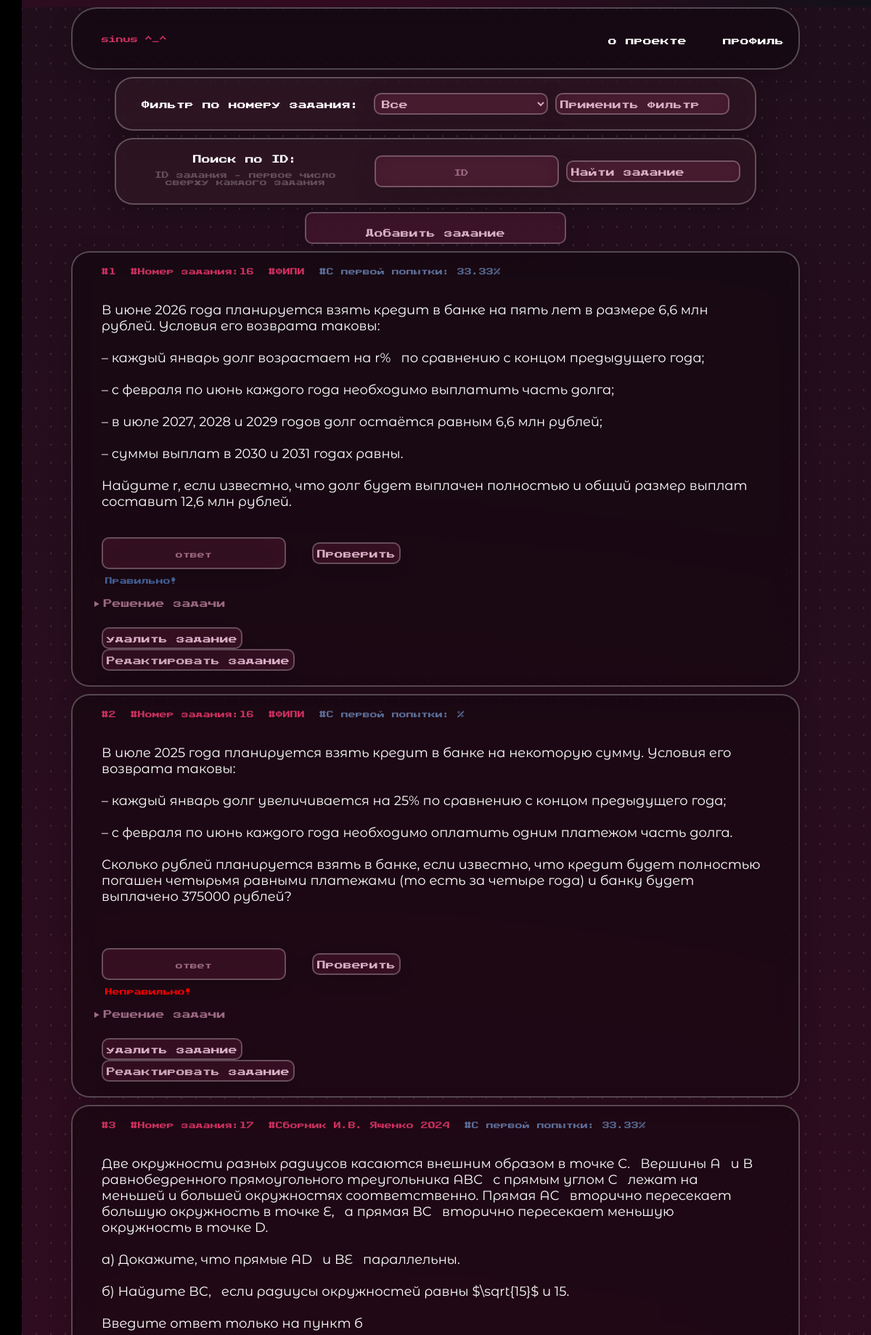
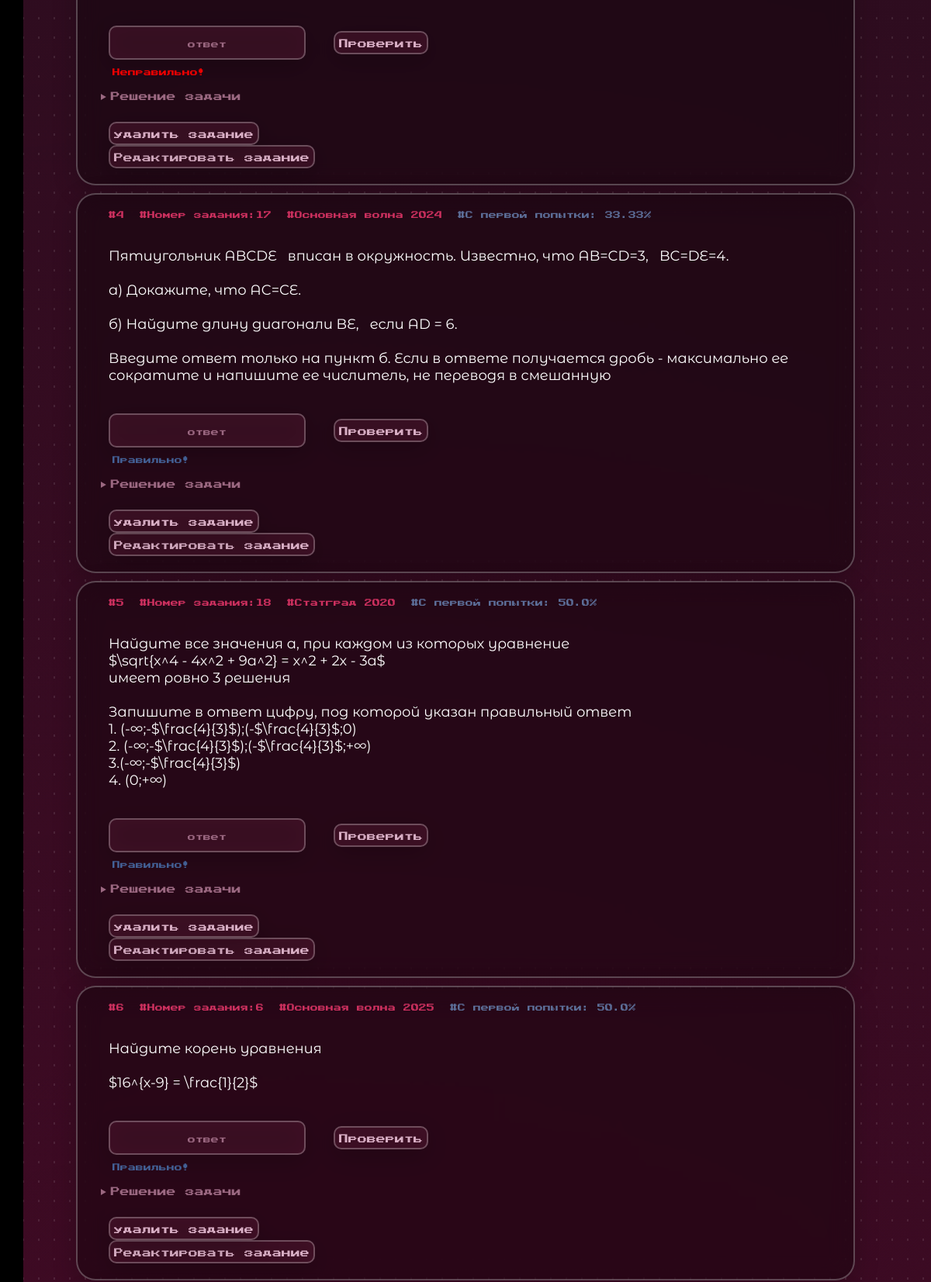
Page /tasks (signed in, upper part) on the committed database (2 pictures, top to bottom).
### tables this page shows
CREATE TABLE tasks(
            id INTEGER PRIMARY KEY,
            number INTEGER,
            source TEXT,
            text TEXT,
            solution TEXT,
            answer TEXT
        , image TEXT);

### app.py (the view)
@app.route('/tasks')
@regs_only
def tasks():
    user_id=session.get('user_id')
    if user_id is None:
        return redirect('/login')
    number=request.args.get('number')
    task_id=request.args.get('task_id')
    conn=sqlite3.connect('users.db')
    conn.row_factory=sqlite3.Row
    cur=conn.cursor()
    query='''
        SELECT tasks.*, COALESCE(user_tasks.status,'Задача еще не решена') AS status FROM tasks
        LEFT JOIN user_tasks
        ON tasks.id=user_tasks.task_id
        AND user_tasks.user_id=?
        WHERE 1=1
    '''
    options=[user_id]
    if number:
        query+='AND tasks.number=?'
        options.append(number)
    if task_id:
        query+='AND tasks.id=?'
        options.append(task_id)
    cur.execute(query, options)
    tasks=cur.fetchall()
    cur.execute('''
        SELECT task_id, COUNT(*) AS total, SUM(CASE WHEN attempt_number=1 AND correct=1 THEN 1 ELSE 0 END) AS correct_first_attempts
        FROM task_attempts
        GROUP BY task_id
    ''')
    stats_raw=cur.fetchall()
    stats={}
    for r in stats_raw:
        task_id=r['task_id']
        total=r[1]
        first_attempts=r[2]
        percent=(first_attempts/total)*100 if total>0 else 0
        stats[task_id]=round(percent,2)
    conn.close()
    return render_template('tasks.html', tasks=tasks, stats=stats)

### app.py (called while the page is built)
def regs_only(f):
    @wraps(f)
    def wrapper(*args,**kwags):
        if 'user_id' not in session:
            return redirect('/login')
        return f(*args,**kwags)
    return wrapper

### templates/tasks.html (shortened to what this page needs)
<!DOCTYPE html>
<html lang="en">
    <head>
        <link rel="stylesheet" href="https://cdn.jsdelivr.net/npm/katex@0.16.9/dist/katex.min.css">
        <link rel="stylesheet" href="{{ url_for('static',filename='css/styles.css')}}">
    </head>
    <body>
        <header class="header" style="width:80%">
            <ul class="header__list1">
                <li>
                    <p class="classification main_Thing">sinus ^_^</p>
                </li>
            </ul>
            <ul class="header__list2">
                <li>
                    <a href="{{url_for('about')}}" class="lighttext main_Thing">о проекте</a>
                </li>
                <li>
                    <a href="{{url_for('profile')}}" class="lighttext main_Thing">профиль</a>
                </li>
            </ul>
        </header>
        <form method="GET" action="{{url_for('tasks')}}" class="filterForm">
            <div class="filter_labels">
                <label style="font-size:12px; margin: auto 0 auto 0">Фильтр по номеру задания:</label>
            </div>
            <div class="filterButtons">
                <select name="number" class="buttons lightBox main_Thing filter_button">
                    <option value="">Все</option>
                </select>
                <button type="submit" class="buttons lightBox main_Thing filter_button">Применить фильтр</button>
            </div>
        </form>
        <form method="GET" action="{{url_for('tasks')}}" class="filterForm">
            <div class="filter_labels">
                <label style="font-size:12px;">Поиск по ID:</label>
                <label class="heading" style="font-size:10px;">ID задания - первое число сверху каждого задания</label>
            </div>
            <div class="filterButtons">
                <input type="number" name="task_id" class="lightBox buttons main_Thing filter_button" placeholder="ID">
                <button type="submit" class="buttons lightBox main_Thing filter_button">Найти задание</button>
            </div>
        </form>
        {% if session['role']=='admin' %}
            <button onclick="openTaskAdding()" class="buttons lightBox add_Task main_Thing">Добавить задание</button>
        {% endif %}
        {% for task in tasks %}
            <div class="task">
                <div class="tasksClasses">
                    <p class="classification">#{{task['id']}}</p>
                    <p class="classification">#Номер задания:{{task['number']}}
                    <p class="classification">#{{task['source']}}</p>
                    <p class="classification" style="color:rgb(92, 110, 152)">#C первой попытки: {{ stats[task['id']] }}%</p>
                </div>
                <p class="taskText">{{task['text']}}</p>
                <div class="phoneButtons">
                    <input id="input-{{ task['id'] }}" class="lightBox buttons main_Thing" placeholder="ответ">
                    <button onclick="checkAnswer({{ task['id'] }})" class="lightBox buttons main_Thing">Проверить</button>
                </div>
                <p id="result-{{task['id']}}"
                class="answers {% if task['status']=='Правильно!' %}
                    blue
                {% elif task['status']=='Неправильно!' %}
                    red
                {% else %}
                    white
                {% endif %}">
                    {{task['status']}}
                </p>
                <details
                    id="solution-{{ task['id'] }}"
                    >
                    <summary class="main_Thing">Решение задачи</summary>
                </details>
                {% if session.get('role')=='admin' %}
                    <form method="POST" action="{{url_for('delete_task', task_id=task['id'])}}">
                        <button class="buttons lightBox main_Thing" type="submit">удалить задание</button>
                    </form>
                    <button class="buttons lightBox main_Thing" onclick="editTask(this)"
                        data-id="{{task['id']}}"
                        data-number="{{task['number']}}"
                        data-source="{{task['source']}}"
                        data-text="{{task['text']}}"
                        data-solution="{{task['solution']}}"
                        data-answer="{{task['answer']}}"
                    >Редактировать задание</button>
                {%endif%}
            </div>
        {% endfor %}
        <div class="sidebar" id="sidebar">
            <a href="{{url_for('error')}}" class="name">настя синус</a>
        </div>
    </body>
</html>

### static/css/styles.css (style rules this page uses)
* { padding:0; }
html,body { inset:0; background: radial-gradient( circle at center, #4409253c 0%, #4409253c 30%, transparent 70% ), radial-gradient( circle at 30% 40%, #440925, #0f1117 ); font-family: 'MyFont',sans-serif; color:white; margin:0 0 0 0; background-color: #000000; }
body::before { content:""; position:fixed; inset:0; background-image:radial-gradient(white 1px, transparent 1px); background-size:20px 25px; opacity:0.1; }
.header { background-color: #00000051; margin: 10px auto 0 auto; border-radius: 35px; border:2px solid #ffffff42; backdrop-filter:blur(15px); -webkit-backdrop-filter: blur(15px); box-shadow:0 8px 32px rgba(0,0,0,0.2); padding: 20px; width:92%; display:flex; align-items: center; }
.header__list1 { display:flex; list-style: none; color:#d70668 }
.header__list2 { display:flex; gap:50px; list-style:none; margin: auto 0 auto auto; }
.main_Thing { font-size:12px; }
a { text-decoration: none; color:white; }
.lighttext { transition: 0.3s; }
.lightBox { transition: 0.3s; }
.heading { display: flex; justify-content: center; padding:5px; color:#ffffff42; }
.sidebar { position:fixed; top:0; left:-220px; width:210px; height:100%; background: #000000; padding:20px; transition:0.3s ease; display: flex; flex-direction: column; z-index: 9999; }
.name { margin-bottom: auto; }
.tasksClasses { display:flex; }
.task { background-color: #00000051; border-radius: 25px; border:2px solid #ffffff42; backdrop-filter:blur(15px); -webkit-backdrop-filter: blur(15px); box-shadow:0 8px 32px rgba(0,0,0,0.2); width:80%; padding:20px; margin:10px auto 10px auto; }
.classification { font-size:10px; font-weight:100; color:rgb(205, 48, 95); margin:0 0 0 20px; }
.taskText { font-family: 'Task'; font-size: 18px; font-weight:200; width:95%; padding:20px; white-space:pre-wrap; }
.answers { font-size:10px; margin-left: 25px; }
.blue { color:rgb(71, 102, 158); }
.red { color: red; }
.buttons { background-color: #75234551; font-family: 'MyFont'; color:rgb(215, 173, 195); border-radius: 10px; border:2px solid #ffffff42; backdrop-filter:blur(15px); -webkit-backdrop-filter: blur(15px); box-shadow:0 8px 32px rgba(0,0,0,0.2); height:30px; margin:0 0 0 20px; padding:5px; }
.add_Task { padding:20px; display: flex; justify-content: center; width: 30%; margin: 10px auto 0 auto; }
summary { padding:5px; color:#9b6881; padding:10px; }
.filterForm { display: flex; justify-content: center; gap: 20px; background-color: #a9686813; width: 70%; padding:20px; margin: 10px auto 0 auto; border-radius: 25px; border:2px solid #ffffff42; backdrop-filter:blur(15px); -webkit-backdrop-filter: blur(15px); box-shadow:0 8px 32px rgba(0,0,0,0.2); }
.filter_labels { display: flex; flex-direction: column; gap: 6px; text-align: center; }
form { position:relative; z-index:9999; }
input { background-color:#440925; border-radius: 15px; color:#d70668; position: relative; z-index:9999; }
input::placeholder { font-family: 'MyFont',sans-serif; color:#9b6881; text-align: center; font-size:10px; }
a { position: relative; z-index:9999; }
details { position:relative; z-index:9999; }
summary { height:30px; }
.smallInfo a,li { color:#ffffff42; }
.filterButtons { display: flex; gap: 10px; }
.filter_button { width: 30vh; padding:5px; margin: auto 0 auto 0; display: flex; align-items: center; }

### rows in the picture
tasks: id "1", number "16", source "ФИПИ", stats "33.33", text "В июне 2026 года планируется взять кредит в банке на пять лет в размере 6,6 млн рублей. Условия его возврата таковы: – каждый январь долг возрастает на r% по сравнению с концом предыдущего года; – с февраля по июнь каждого года необходимо выплатить часть долга; – в июле 2027, 2028 и 2029 годов долг остаётся равным 6,6 млн рублей; – суммы выплат в 2030 и 2031 годах равны. Найдите r, если известно, что долг будет выплачен полностью и общий размер выплат составит 12,6 млн рублей.", status "Правильно!"
tasks: id "2", number "16", source "ФИПИ", text "В июле 2025 года планируется взять кредит в банке на некоторую сумму. Условия его возврата таковы: – каждый январь долг увеличивается на 25% по сравнению с концом предыдущего года; – с февраля по июнь каждого года необходимо оплатить одним платежом часть долга. Сколько рублей планируется взять в банке, если известно, что кредит будет полностью погашен четырьмя равными платежами (то есть за четыре года) и банку будет выплачено 375000 рублей?", status "Неправильно!"
tasks: id "3", number "17", source "Сборник И.В. Ященко 2024", stats "33.33", text "Две окружности разных радиусов касаются внешним образом в точке C. Вершины A и B равнобедренного прямоугольного треугольника ABC с прямым углом C лежат на меньшей и большей окружностях соответственно. Прямая AC вторично пересекает большую окружность в точке E, а прямая BC вторично пересекает меньшую окружность в точке D. а) Докажите, что прямые AD и BE параллельны. б) Найдите BC, если радиусы окружностей равны $\\sqrt{15}$ и 15. Введите ответ только на пункт б", status "Неправильно!"
tasks: id "4", number "17", source "Основная волна 2024", stats "33.33", text "Пятиугольник ABCDE вписан в окружность. Известно, что AB=CD=3, BC=DE=4. а) Докажите, что AC=CE. б) Найдите длину диагонали BE, если AD = 6. Введите ответ только на пункт б. Если в ответе получается дробь - максимально ее сократите и напишите ее числитель, не переводя в смешанную", status "Правильно!"
tasks: id "5", number "18", source "Статград 2020", stats "50.0", text "Найдите все значения a, при каждом из которых уравнение $\\sqrt{x^4 - 4x^2 + 9a^2} = x^2 + 2x - 3a$ имеет ровно 3 решения Запишите в ответ цифру, под которой указан правильный ответ 1. (-∞;-$\\frac{4}{3}$);(-$\\frac{4}{3}$;0) 2. (-∞;-$\\frac{4}{3}$);(-$\\frac{4}{3}$;+∞) 3.(-∞;-$\\frac{4}{3}$) 4. (0;+∞)", status "Правильно!"
tasks: id "6", number "6", source "Основная волна 2025", stats "50.0", text "Найдите корень уравнения $16^{x-9} = \\frac{1}{2}$", status "Правильно!"
